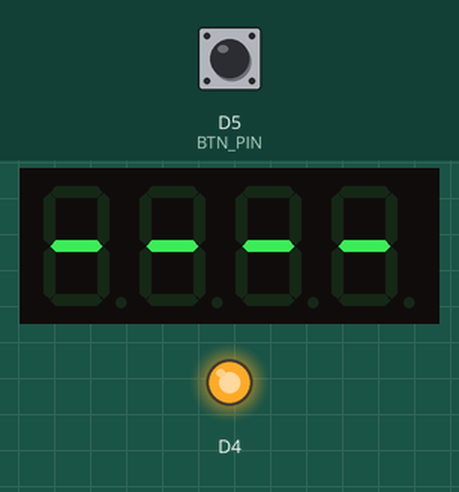
A sketch run on a simulated ESP8266 (NodeMCU). On the bench: 4-digit seven-segment display, output pins drawn as LEDs (lit = HIGH). The test bench sets the inputs (shaded band); at power-on: D5 (BTN_PIN) HIGH.

Above: at 1.2 s.
1.3 s: D5 (BTN_PIN) pulled LOW for 0.15 s
At 2.7 s:
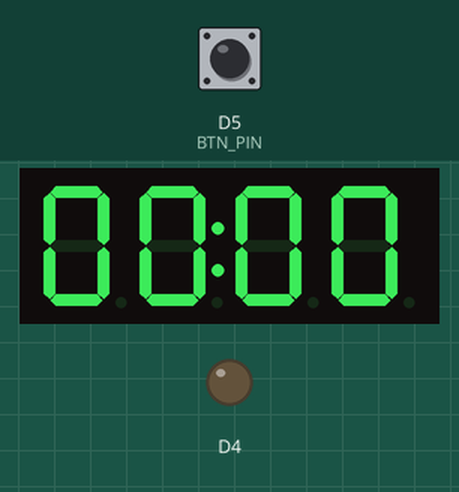
4.4 s: D5 (BTN_PIN) pulled LOW for 1 s
At 4.98 s:
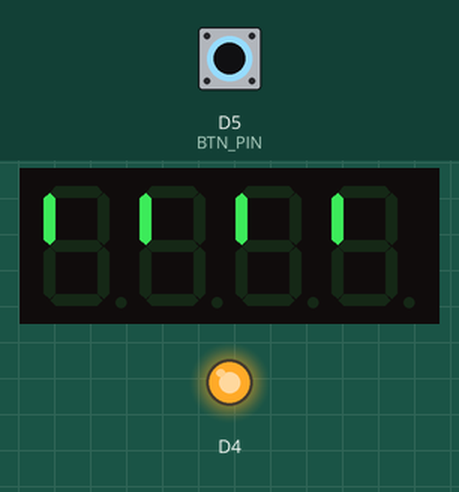
6.9 s: D5 (BTN_PIN) pulled LOW for 0.15 s
At 7.6 s:
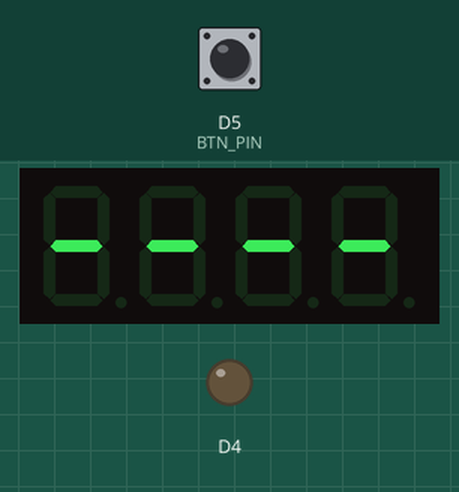
9.1 s: D5 (BTN_PIN) pulled LOW for 0.15 s
At 10.2 s:
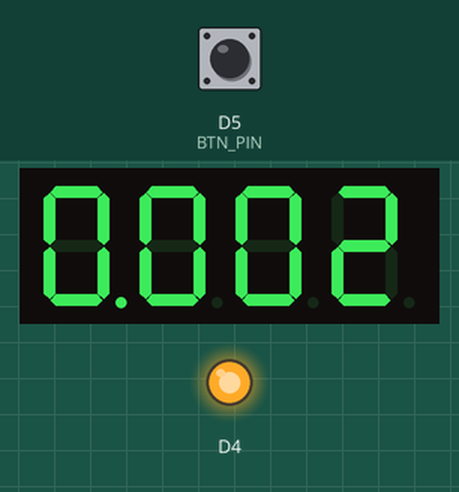
11.2 s: D5 (BTN_PIN) pulled LOW for 3.2 s
At 11.9 s:
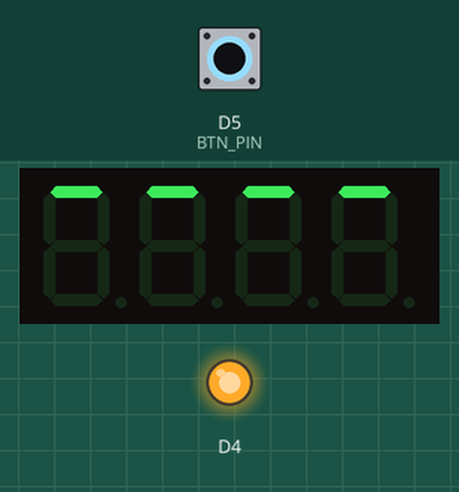
15.9 s: D5 (BTN_PIN) pulsed LOW 2 times (0.12 s each, 0.3 s apart)
At 17.0 s:
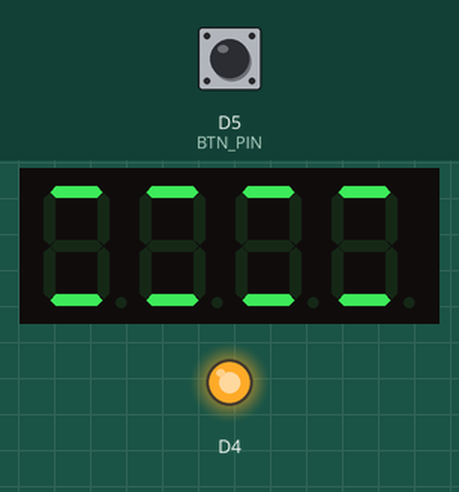
Timing chart, 0 to 18.9 s (numbered marks = the images above; inputs shaded):
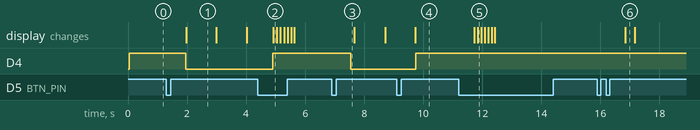

Measured:
- after the input at 1.3 s, D4: HIGH → LOW after 0.65 s; the display: changes after 0.67 s (image 1)
- after the input at 4.4 s, D4: LOW → HIGH after 0.50 s; the display: changes after 0.52 s (image 2)
- after the input at 6.9 s, D4: HIGH → LOW after 0.65 s
- after the input at 9.1 s, D4: LOW → HIGH after 0.65 s
- after the input at 11.2 s, the display: first changes after 0.52 s (image 5 shows a later state)
- after the input at 15.9 s, the display: changes after 0.94 s (image 6)
- what the display in image 1 shows lasts 1.0 s, from 2.0 s to 3.0 s

The sketch:

worktimer.ino
```cpp
#include <Arduino.h>
#include <TM1637Display.h>

// Module connection pins (Digital Pins) 5 4
#define CLK D1
#define DIO D2
//14
#define BTN_PIN D5

int seconds = 0;
int minutes = 0;
int hours = 0;
int dot = 1;
int timeInt = 0;
int tm = 0;
boolean startTimer = false;
uint8_t minusSeg[] = {0x40, 0x40, 0x40, 0x40};
boolean blocked = false;
// 8 work hours countdown timer
int thours = 0;
int tminutes = 0;

//
//      A
//     ---
//  F |   | B
//     -G-
//  E |   | C
//     ---
//      D
const uint8_t SEG_ANIF[] = {SEG_F, SEG_F, SEG_F, SEG_F};
const uint8_t SEG_ANIA[] = {SEG_A, SEG_A, SEG_A, SEG_A};
const uint8_t SEG_ANIB[] = {SEG_B, SEG_B, SEG_B, SEG_B};
const uint8_t SEG_ANIC[] = {SEG_C, SEG_C, SEG_C, SEG_C};
const uint8_t SEG_ANID[] = {SEG_D, SEG_D, SEG_D, SEG_D};
const uint8_t SEG_ANIE[] = {SEG_E, SEG_E, SEG_E, SEG_E};

TM1637Display display(CLK, DIO);

#include "GyverButton.h"
GButton button(BTN_PIN, HIGH_PULL, NORM_OPEN); // Button + GND - HIGH_PUL, Touch - LOW_PULL

void resetAnimation()
{
  display.setSegments(SEG_ANIF);
  delay(100);
  display.setSegments(SEG_ANIA);
  delay(100);
  display.setSegments(SEG_ANIB);
  delay(100);
  display.setSegments(SEG_ANIC);
  delay(100);
  display.setSegments(SEG_ANID);
  delay(100);
  display.setSegments(SEG_ANIE);
  delay(100);
}

int getTimeInt(int hr, int mi, boolean cd)
{
  String h = String(hr);
  String timeString = "";
  int tInt = 0;
  String m = "0";
  String s = "0";
  if (mi <= 9)
  {
    m = m + mi;
  }
  else
  {
    m = String(mi);
  }
  if (cd)
  {
    timeString = h + m;
    tInt = timeString.toInt();
    //tInt = tInt * (-1);
  }
  else
  {
    if (hr == 0)
    {
      if (seconds <= 9)
      {
        s = s + seconds;
      }
      else
      {
        s = String(seconds);
      }
      timeString = m + s;
      tInt = timeString.toInt();
    }
    else
    {
      timeString = h + m;
      tInt = timeString.toInt();
    }
  }
  return tInt;
}

void showCountdown()
{
  uint8_t data[] = {SEG_A | SEG_D, SEG_A | SEG_D, SEG_A | SEG_D, SEG_A | SEG_D};
  display.setSegments(data);
  delay(300);
  display.showNumberDecEx(getTimeInt(thours, tminutes, true), (0x80 >> (thours == 0 ? 0 : 1)), false);
  delay(2000);
  display.showNumberDecEx(getTimeInt(hours, minutes, false), (0x80 >> 1), true);
}

void btnTick()
{
  button.tick();
  if (button.hasClicks())
  {
    byte clicks = button.getClicks();
    switch (clicks)
    {
    case 1:
      if (blocked)
        break;
      if (startTimer)
      {
        startTimer = false;
        digitalWrite(2, HIGH);
      }
      else
      {
        startTimer = true;
        digitalWrite(2, LOW);
      }
      break;
    case 2:
      // show 2 timer
      if (blocked)
        break;
      showCountdown();
      break;
    case 3:
      // reset 2 timer
      if (blocked)
        break;
      thours = 0;
      tminutes = 0;
      showCountdown();
      break;
    case 4:
      break;
    case 5:
      // low brightnes and blocked
      blocked = !blocked;
      display.setBrightness(blocked ? 1 : 7);
      break;
    }
  }
  if (button.isHolded() && !blocked)
  {
    // reset
    startTimer = false;
    digitalWrite(2, HIGH);
    hours = 0;
    minutes = 0;
    seconds = 0;
    resetAnimation();
    display.setSegments(minusSeg);
  }
}

void tikSec()
{
  if (tm == 0)
  {
    display.showNumberDecEx(getTimeInt(hours, minutes, false), (0x80 >> dot), true);
    seconds++;
    if (dot == 0)
    {
      dot = 1;
    }
    else
    {
      dot = 0;
    }
    if (seconds >= 60)
    {
      seconds = 0;
      minutes++;
      tminutes++;
      if (minutes >= 60)
      {
        minutes = 0;
        hours++;
        if (hours >= 99)
        {
          hours = 0;
        }
      }
      if (tminutes >= 60)
      {
        tminutes = 0;
        thours++;
        if (thours >= 99)
        {
          thours = 0;
        }
      }
    }
    tm = 940;
  }
  tm--;
  delay(1);
}

void setup()
{
  display.clear();
  display.setBrightness(0x0f);
  display.setSegments(minusSeg);
  Serial.begin(9600);
  pinMode(2, OUTPUT);
  digitalWrite(2, HIGH);
}

void loop()
{
  btnTick();
  if (startTimer)
  {
    tikSec();
  }
}
```
